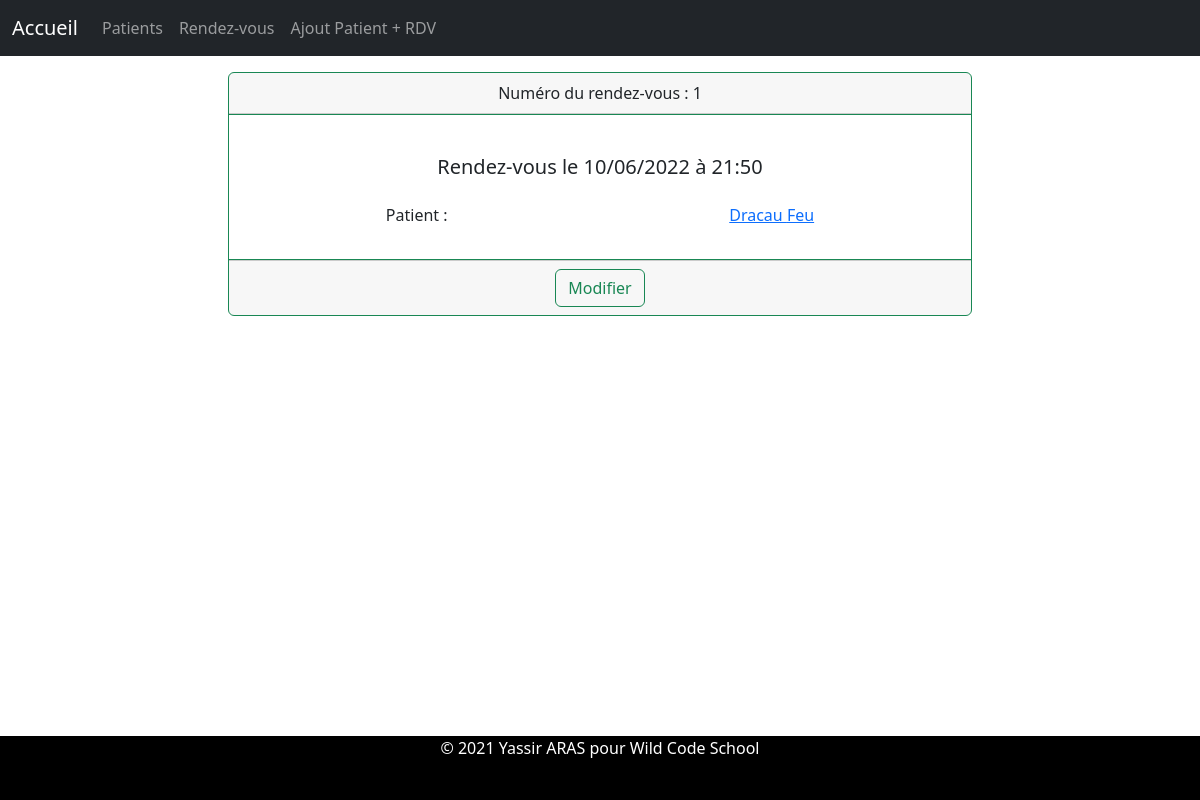
Screenshot of /?op=selectR&id=1 with the database file from the repository.
### tables this page shows
CREATE TABLE `appointments` (
  `id` int(11) NOT NULL,
  `dateHour` datetime NOT NULL,
  `idPatients` int(11) NOT NULL
);

CREATE TABLE `patients` (
  `id` int(11) NOT NULL,
  `lastname` varchar(25) NOT NULL,
  `firstname` varchar(25) NOT NULL,
  `birthdate` date NOT NULL,
  `phone` varchar(25) DEFAULT NULL,
  `mail` varchar(100) NOT NULL
);

### Controller/Controller.php (called while the page is built, shortened)
<?php
class Controller
{
    private $dbAppRepo;
    private $dbPatRepo;
    public function __construct()
    {
        $this->dbPatRepo = new \Model\PatientRepository;
        $this->dbAppRepo = new \Model\AppointmentRepository;
    }
    public function render($layout, $template, $parameters = [])
    {
        extract($parameters);
        require "view/$template";
        return ob_end_flush();
    }
    public function index()
    {
        $op = isset($_GET['op']) ? $_GET['op'] : NULL;
        if($op === "readP") {
            $this->readP();
        } elseif($op === "readR"){
            $this->readR();
        } elseif($op === "deleteP"){
            $this->deleteP($_GET['id']);
        } elseif($op === "deleteR"){
            $this->deleteR($_GET['id']);
        } elseif($op === "addP" || $op ==="updateP"){
            $this->saveP($op);
        } elseif($op === "addR" || $op ==="updateR"){
            $this->saveR($op);
        } elseif($op === "selectP") {
            $id = $_GET["id"];
            $this->selectP($id);
        } elseif($op === "selectR") {
            $id = $_GET["id"];
            $this->selectR($id);
        } elseif($op === "addPatApp") {
            $this->savePatApp();
        } else {
            $this->render('layout.php', 'home.php', [
                'title' => 'Bienvenue à l\'hopital'
            ]);
        }
    }
    public function selectR($id)
    {
        $data = $this->dbAppRepo->findOneById($id);
        $timestamp = strtotime($data['dateHour']);
        $newDate = date("d/m/Y à H:i", $timestamp );
        $patient = $this->dbPatRepo->findOneById($data['idPatients']);
        $this->render('layout.php', 'rendezvous.php', [
            'title' => "Rendez-vous n°$id",
            'data' => $data,
            'newDate' => $newDate,
            'patient' => $patient
        ]);
    }
}

### index.php (called while the page is built, shortened)
<?php
$controller = new Controller\Controller;
$controller->index();

### model/AppointmentRepository.php (called while the page is built, shortened)
<?php
class AppointmentRepository
{
    private $db;
    public $table = "`appointments`";
    public function getDb()
    {
        if(!$this->db)
        {
            try
            {
                $xml = simplexml_load_file('app/config.xml');
                try
                {
                    $this->db = new \PDO("mysql:host=" . $xml->host . ";dbname=" . $xml->db, $xml->user, $xml->password, [
                        \PDO::ATTR_ERRMODE => \PDO::ERRMODE_EXCEPTION
                    ]);
                }
                catch(\PDOException $e)
                {
                    echo "Message : " . $e->getMessage();
                }
            }
            catch(\Exception $e)
            {
                echo "Message : " . $e->getMessage();
            }
        }
        return $this->db;
    }
    public function findOneById(int $id)
    {
        $q = $this->getDB()->query("SELECT * FROM " . $this->table . " WHERE `id` = $id");
        $r = $q->fetch(\PDO::FETCH_ASSOC);
        return $r;
    }
}

### model/PatientRepository.php (called while the page is built, shortened)
<?php
class PatientRepository
{
    private $db;
    public $table = "`patients`";
    public function getDb()
    {
        if(!$this->db)
        {
            try
            {
                $xml = simplexml_load_file('app/config.xml');
                try
                {
                    $this->db = new \PDO("mysql:host=" . $xml->host . ";dbname=" . $xml->db, $xml->user, $xml->password, [
                        \PDO::ATTR_ERRMODE => \PDO::ERRMODE_EXCEPTION
                    ]);
                }
                catch(\PDOException $e)
                {
                    echo "Message : " . $e->getMessage();
                }
            }
            catch(\Exception $e)
            {
                echo "Message : " . $e->getMessage();
            }
        }
        return $this->db;
    }
    public function findOneById(int $id)
    {
        $q = $this->getDB()->query("SELECT * FROM " . $this->table . " WHERE `id` = $id");
        $r = $q->fetch(\PDO::FETCH_ASSOC);
        return $r;
    }
}

### view/rendezvous.php (the view)
<div class="container my-3 d-flex justify-content-around" >
    <div class="card text-center col-8 border border-success">
        <div class="card-header">
        Numéro du rendez-vous : <?= $data['id'] ?>
        </div>
        <div class="card-body border border-start-0 border-end-0 border-success">
            <h5 class="card-title my-4">Rendez-vous le <?= $newDate ?></h5>
            <div class="d-flex justify-content-around">
                <p>Patient :</p>
                <a href="/?op=selectP&id=<?=$patient['id']?>" class="card-text">
                    <p class="card-text"><?= $patient['lastname']?> <?= $patient['firstname'] ?></p>
                </a>
            </div>
        </div>
        <div class="card-footer text-muted">
            <a href="?op=updateR&id=<?=$data['id']?>" class="btn btn-outline-success">Modifier</a>
        </div>
    </div>
</div>

### rows the page displays
appointments: id "1"
patients: lastname "Dracau", firstname "Feu"

### other values shown
$newDate "10/06/2022 à 21:50"
